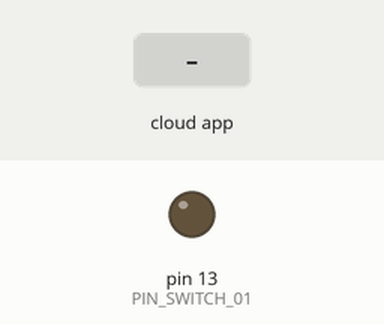
Simulated run of this sketch. Board: Arduino Uno, built with avr-gcc and run on an emulated ATmega328P. Shown: output pins drawn as LEDs (lit = HIGH). Inputs (shaded band) come from the test bench. The RemoteXY app is connected.

Above: at 1.2 s.
1.3 s: the phone or cloud app sets switch_01 to 1
At 2.5 s:
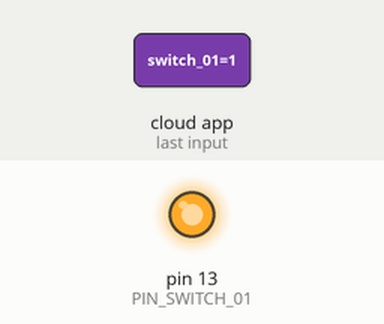
2.8 s: the phone or cloud app sets switch_01 to 0
At 3.7 s:
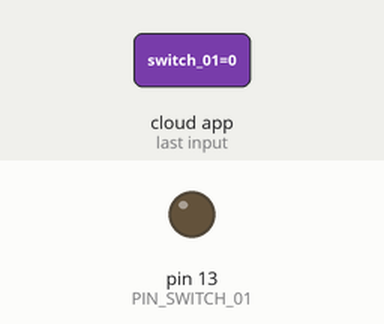
Timing chart, 0 to 5.8 s (numbered marks = the images above; inputs shaded):
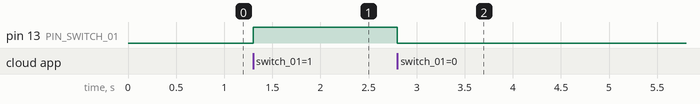

The sketch:

servomotor_bluetooth.ino
```cpp
// (licence header left out)
//////////////////////////////////////////////
//        RemoteXY include library          //
//////////////////////////////////////////////

// you can enable debug logging to Serial at 115200
//#define REMOTEXY__DEBUGLOG

// RemoteXY select connection mode and include library
#define REMOTEXY_MODE__SOFTSERIAL
#include <SoftwareSerial.h>


// RemoteXY connection settings
#define REMOTEXY_SERIAL_RX 2
#define REMOTEXY_SERIAL_TX 3
#define REMOTEXY_SERIAL_SPEED 9600
#define REMOTEXY_ACCESS_PASSWORD "12345"


#include <RemoteXY.h>

// RemoteXY configurate
#pragma pack(push, 1)
uint8_t RemoteXY_CONF[] =   // 36 bytes
  { 255,1,0,0,0,29,0,17,0,0,0,31,1,106,200,1,1,1,0,2,
  32,55,44,22,1,2,26,31,31,79,78,0,79,70,70,0 };

// this structure defines all the variables and events of your control interface
struct {

    // input variables
  uint8_t switch_01; // =1 if switch ON and =0 if OFF

    // other variable
  uint8_t connect_flag;  // =1 if wire connected, else =0

} RemoteXY;
#pragma pack(pop)

/////////////////////////////////////////////
//           END RemoteXY include          //
/////////////////////////////////////////////

#define PIN_SWITCH_01 13


void setup()
{
  RemoteXY_Init ();

  pinMode (PIN_SWITCH_01, OUTPUT);

  // TODO you setup code

}

void loop()
{
  RemoteXY_Handler ();

  digitalWrite(PIN_SWITCH_01, (RemoteXY.switch_01==0)?LOW:HIGH);

  // TODO you loop code
  // use the RemoteXY structure for data transfer
  // do not call delay(), use instead RemoteXY_delay()


}
```

Measured:
- after the input at 1.3 s, pin 13 (PIN_SWITCH_01): LOW → HIGH at once
- after the input at 2.8 s, pin 13 (PIN_SWITCH_01): HIGH → LOW at once
